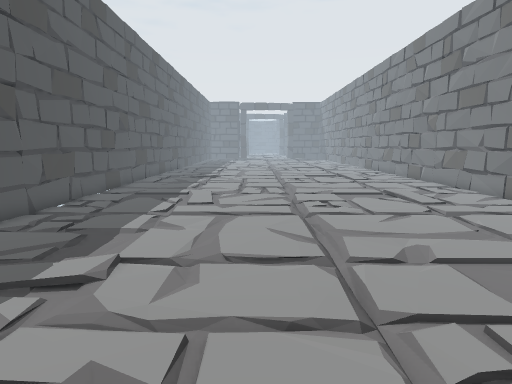
[1] (above)

14 first-person views from a walk through a Unity game level. The camera is 1.2 m above the floor, tilts 8° down and sees 75° across. Doors are open. The floor is counted in squares, 0.5 m on a side. Each view is taken from the middle of a square. On the plan, view 1 faces up. The plan holds only what a view shows up to about 20 squares ahead; the rest is blank. The place goes on beyond the plan.

[2]
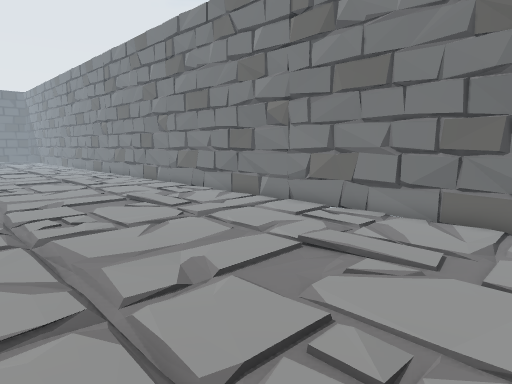

[3]
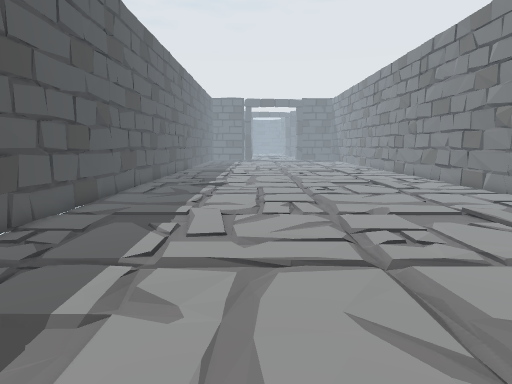

[4]
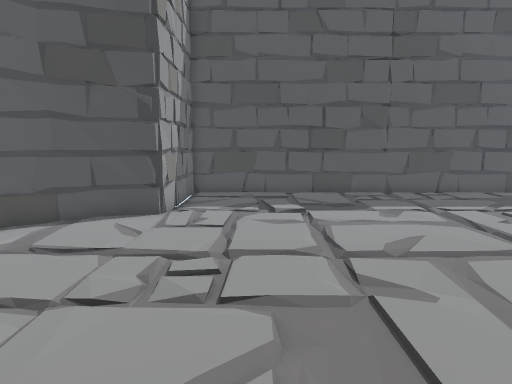

[5]
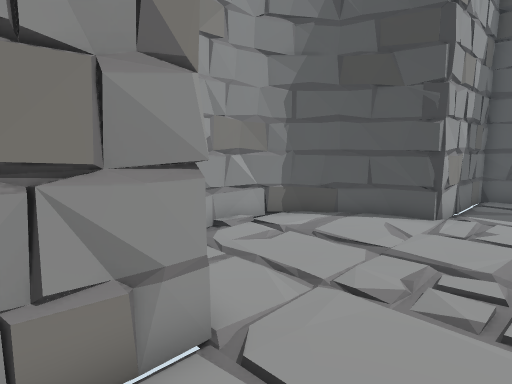

[6]
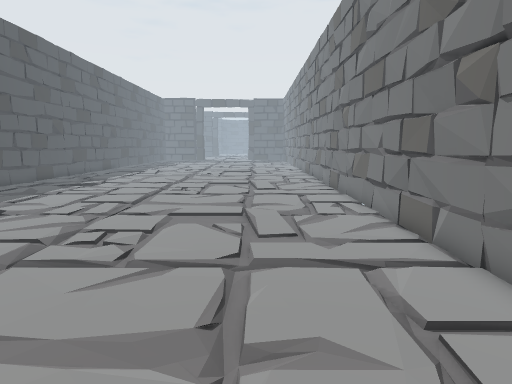

[7]
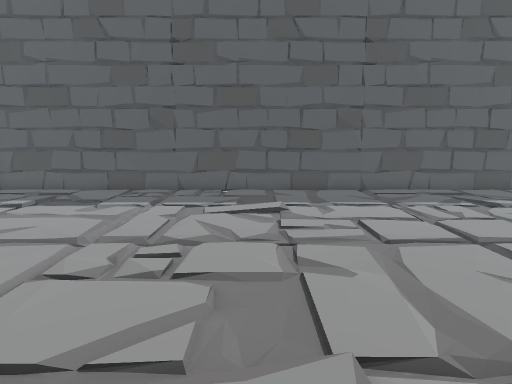

[8]
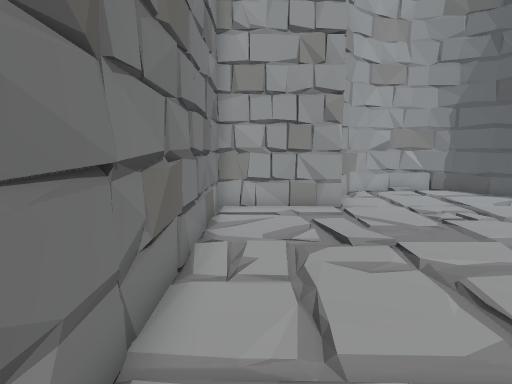

[9]
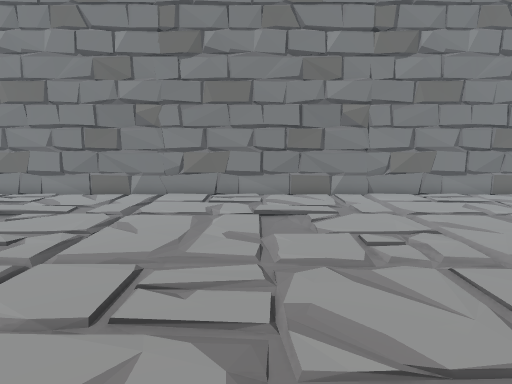

[10]
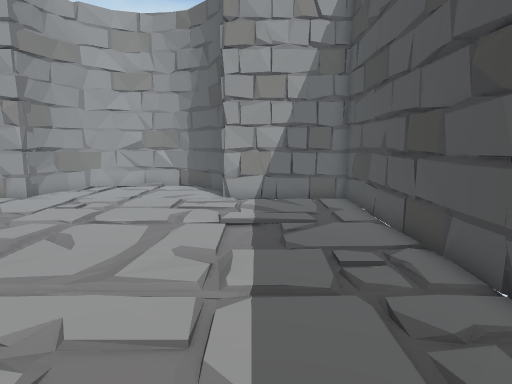

[11]
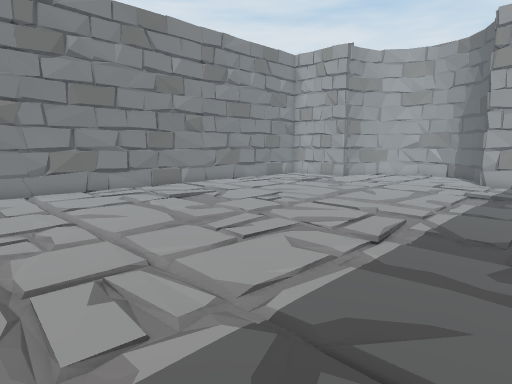

[12]
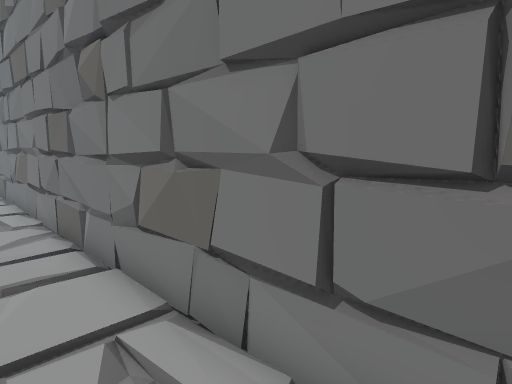

[13]
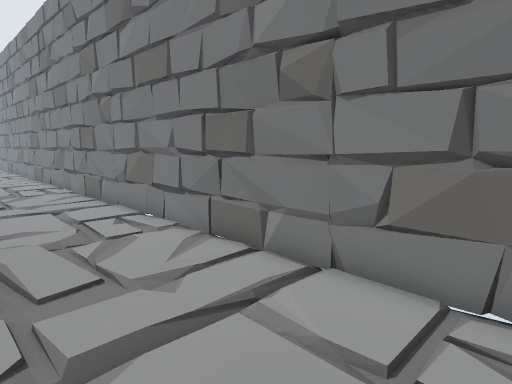

[14]
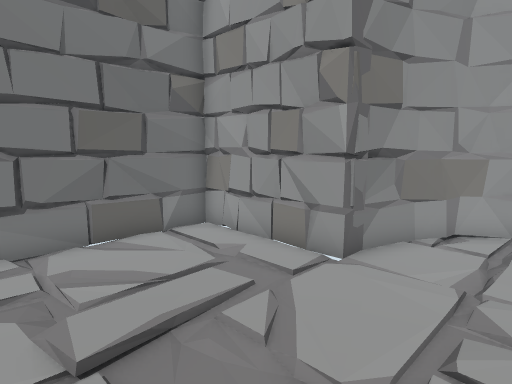

### Floor plan
Key: @ floor where view 1 was taken; # wall or solid block; . floor; / step, stairs or slope.
Columns run from 8 left of view 1 to 12 right of it. Each row starts with its distance up from view 1.
 25 #.................. #
 24 #...................#
 23 #.................. #
 22 #..................##
 21 #.................. #
 20 #...................#
 19 #..................##
 18 #..................##
 17 #..................##
 16 #..................##
 15 #..................##
 14 #...................#
 13 #.................. #
 12 #.................. #
 11 #.................. #
 10 #...................#
  9 #..................##
  8 #..................##
  7 #..../.............##
  6 #..................##
  5 #..................##
  4 #...................#
  3 #..................##
  2 ######.........######
  1      ##.......##
  0       #.@.....##
 -1       #.......#
 -2       ##.....##
 -3        #######

Positions as (right, up) in squares from view 1, and headings:
1: (0, 0), facing up
2: (0, 2), facing up-right
3: (-1, 5), facing up
4: (9, 5), facing left
5: (9, 5), facing down-left
6: (7, 5), facing up
7: (10, 16), facing left
8: (10, 15), facing down
9: (-5, 17), facing right
10: (-4, 17), facing down
11: (-7, 25), facing down-right
12: (9, 5), facing up-right
13: (6, 8), facing up-right
14: (3, 8), facing down-right
